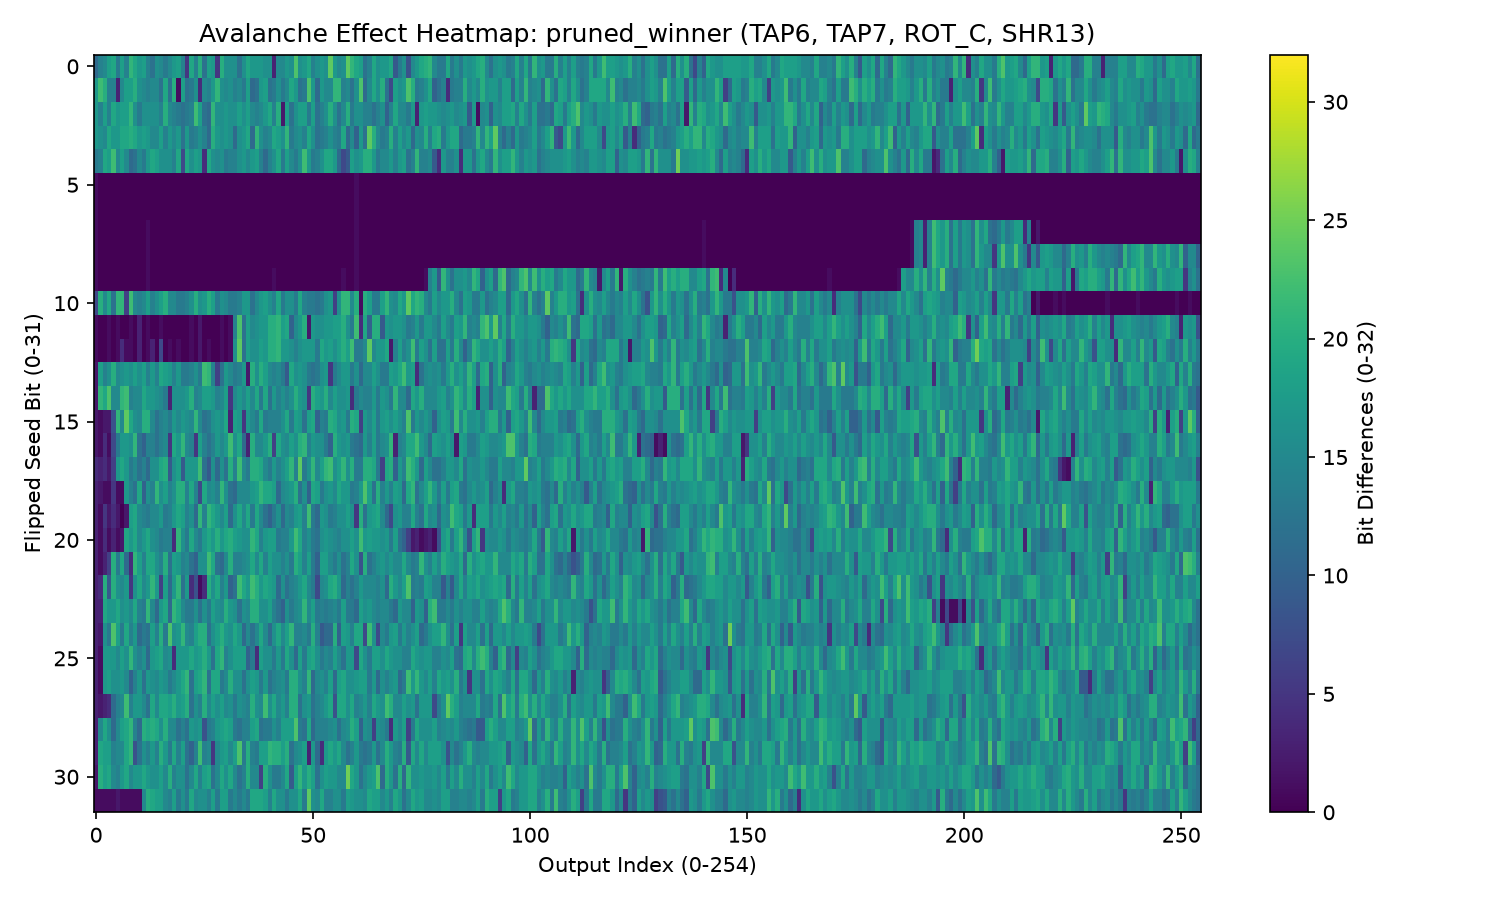

Generate this figure with Python:
"""Avalanche-effect heatmap for `pruned_winner.c`'s exact operation set
(TAP6, TAP7, ROT_C, SHR13; hash_access=sequential).

This is a fixed, retargeted port of
experiments/others/avalanche_effect_analysis.py (which has since also
been fixed in place, 2026-08-27 -- it now targets the original algorithm
correctly and has its own --cycle/--show support; this file remains
separate because it targets pruned_winner's much smaller 4-op set
instead). That script originally had three bugs, all fixed here too:

  1. It targeted the full ALL_OPS algorithm (8-tap `o` loop, SHL9/SHR18/
     SHL14/MULT_REDUCE, etc.), not pruned_winner's much smaller 4-op set.
     `pruned_winner_capture()` below implements pruned_winner.c's exact
     `ra_permutation_cycle` formula instead:
         o = (M[(i+6)&0xFF]<<6) ^ (M[(i+7)&0xFF]<<7)
         a = (b^o) ^ (cons+a)
         b = (cons+a) ^ (o+d)
         c = rot32((b>>13)^a, b)
         d = c & 0xFF
     (Verified by hand-tracing pruned_prng.py's generic `permutation_cycle`
     with cand.ops == {TAP6,TAP7,ROT_C,SHR13}: every term gated by an
     inactive flag -- ROT_A, ROT_B, SHL9, SHR18, SHL14, MULT_REDUCE --
     reduces to the identity/zero, collapsing exactly to the formula
     above.)
  2. Seed-flip bug: the original wrote `seed = 0 ^ (1 << bit + 1)`, which
     due to operator precedence (`+` binds tighter than `<<`) evaluates to
     `1 << (bit+1)` -- never actually XORs a flipped bit against the
     baseline seed. Fixed to `base_seed ^ (1 << bit)`, matching
     quality_gate.py's `avalanche_gate()`.
  3. `c`/`d` conflation: the original reused a single `c` variable for
     both the raw per-step output and the derived rotation-amount `d`,
     silently corrupting the `o + c<<14` term on the next iteration. Not
     applicable to pruned_winner's formula (SHL14 is inactive, so that
     term is always 0 regardless), but the root bug is documented here
     since it's what made the ancestor script wrong for the full
     algorithm.

The L[i]/L[d] swap is included for structural correctness even though it
has no effect on the captured `c` sequence for a single reseed-free cycle
(`o` depends only on `M`, never `L`) -- it DOES matter once `--cycle`
crosses a reseed boundary (see below), since `ra_reseed` folds `L` into
`M`.

By default (`--cycle 1`) this reproduces the original script's behavior:
one 255-step cycle, no reseed, cross-checked against
quality_gate.py's `avalanche_gate()` (the correct, already-validated
successor of the old script). `--cycle N` (N > 1) instead runs N-1
reseeds first (via `pruned_winner_reseed()`, `pruned_winner.c`'s exact
`ra_reseed`/`ra_hash`) and compares cycle 1's heatmap against cycle N's,
side by side -- does the avalanche effect from a single seed-bit flip
survive N-1 rounds of reseeding, strengthen, or wash out? Every cycle
analyzed is independently cross-checked against pruned_prng.py's
already-validated `stream()` generator (same Candidate) before being
trusted; both must agree exactly.
"""

from __future__ import annotations

import argparse
import os
from pathlib import Path

import matplotlib

# Force the non-GUI Agg backend only when there's no display to draw a
# window on (e.g. this script run automatically, no DISPLAY set). When a
# display is available -- as in an interactive terminal -- let matplotlib
# pick its normal GUI backend so `--show` can pop up a window, matching
# experiments/others/avalanche_effect_analysis.py's original plt.show()
# behavior.
if not os.environ.get("DISPLAY"):
    matplotlib.use("Agg")
import matplotlib.pyplot as plt  # noqa: E402
import numpy as np  # noqa: E402

from pruned_prng import Candidate, HASH_ACCESS_SEQUENTIAL, stream  # noqa: E402
from quality_gate import avalanche_gate  # noqa: E402

MASK = 0xFFFFFFFF
BASE_SEED = 1
CAND = Candidate(
    ops=frozenset({"TAP6", "TAP7", "ROT_C", "SHR13"}),
    hash_access=HASH_ACCESS_SEQUENTIAL,
)


def rot32(n: int, r: int) -> int:
    r &= 31
    n &= MASK
    return ((n << r) | (n >> (32 - r))) & MASK


def pruned_winner_reseed(M: list[int], L: list[int]) -> int:
    """Mirrors ra_reseed()/ra_hash() in pruned_winner.c exactly
    (HASH_ACCESS_SEQUENTIAL, HASH_DEPTH=32, no HASH_SELFIDX)."""
    for i in range(256):
        M[i] ^= L[i]
    new_cons = 0
    for e in range(8):
        base = e * 32
        h = 0
        for j in range(32):
            h ^= M[base + j]
        new_cons ^= (h << e) & MASK
    return new_cons & MASK


def pruned_winner_capture(seed: int, cycle: int = 1) -> list[int]:
    """Cycle `cycle`'s (1-indexed) 255-step permutation-cycle output.
    cycle=1 is the first cycle, no prior reseed (matches the original
    script's single-cycle behavior); cycle=N runs N-1 reseeds first.
    Mirrors ra_core's outer loop + ra_permutation_cycle/ra_reseed in
    pruned_winner.c."""
    if cycle < 1:
        raise ValueError("cycle must be >= 1")

    M = [0] * 256
    L = [0] * 256
    for i in range(256):
        M[i] = (i * 0x06A0DD9B + 0x06A0DD9B) & MASK
        L[i] = (i * 0x9E3779B7 + 0x9E3779B7) & MASK

    cons = seed
    target_outputs = None
    for it in range(cycle):
        a, b, d = cons, it & MASK, 0
        cycle_outputs = []
        for i in range(255, 0, -1):
            o = ((M[(i + 6) & 0xFF] << 6) ^ (M[(i + 7) & 0xFF] << 7)) & MASK
            a = ((b ^ o) ^ ((cons + a) & MASK)) & MASK
            b = (((cons + a) & MASK) ^ ((o + d) & MASK)) & MASK
            c = rot32((b >> 13) ^ a, b)
            cycle_outputs.append(c)
            d = c & 0xFF
            L[i], L[d] = L[d], L[i]
        if it == cycle - 1:
            target_outputs = cycle_outputs
        cons = pruned_winner_reseed(M, L)
    return target_outputs


def stream_capture(seed: int, cycle: int) -> list[int]:
    """Same target cycle as pruned_winner_capture(), but derived from
    pruned_prng.py's already-validated, generic `stream()` generator --
    an independent implementation used purely as a cross-check."""
    all_values = list(stream(seed, cycle, CAND))
    return all_values[(cycle - 1) * 255:cycle * 255]


def compute_avalanche_matrix(capture_fn, base_seed: int = BASE_SEED):
    baseline = capture_fn(base_seed)
    n = len(baseline)
    matrix = np.zeros((32, n), dtype=int)
    for bit in range(32):
        flipped_seed = (base_seed ^ (1 << bit)) & MASK
        mutated = capture_fn(flipped_seed)
        for i in range(n):
            matrix[bit, i] = bin(baseline[i] ^ mutated[i]).count("1")
    return matrix, matrix.mean() / 32.0


def analyze_cycle(cycle: int):
    """Compute the avalanche matrix/fraction for one cycle, cross-checked
    against pruned_prng.py's stream() -- raises if they disagree."""
    hand_matrix, hand_fraction = compute_avalanche_matrix(
        lambda seed: pruned_winner_capture(seed, cycle)
    )
    _, stream_fraction = compute_avalanche_matrix(
        lambda seed: stream_capture(seed, cycle)
    )
    if hand_fraction != stream_fraction:
        raise SystemExit(
            f"Cross-check FAILED at cycle {cycle}: hand-rolled capture vs. "
            f"pruned_prng.py's stream() disagree -- "
            f"{hand_fraction!r} != {stream_fraction!r}. A bug remains."
        )
    return hand_matrix, hand_fraction


def plot_single(matrix, fraction: int, out_png: Path) -> None:
    plt.figure(figsize=(10, 6))
    plt.imshow(matrix, aspect="auto", vmin=0, vmax=32)
    plt.xlabel("Output Index (0-254)")
    plt.ylabel("Flipped Seed Bit (0-31)")
    plt.title("Avalanche Effect Heatmap: pruned_winner (TAP6, TAP7, ROT_C, SHR13)")
    plt.colorbar(label="Bit Differences (0-32)")
    plt.tight_layout()
    plt.savefig(out_png, dpi=150)
    print(f"Saved heatmap to {out_png}")


def plot_comparison(matrix1, fraction1, matrixN, fractionN, cycle: int, out_png: Path) -> None:
    fig, axes = plt.subplots(1, 2, figsize=(18, 6), sharey=True)
    for ax, matrix, title in (
        (axes[0], matrix1, f"Cycle 1 (initial state)\navalanche fraction = {fraction1:.6f}"),
        (axes[1], matrixN, f"Cycle {cycle}\navalanche fraction = {fractionN:.6f}"),
    ):
        im = ax.imshow(matrix, aspect="auto", vmin=0, vmax=32)
        ax.set_xlabel("Output Index (0-254)")
        ax.set_title(title)
    axes[0].set_ylabel("Flipped Seed Bit (0-31)")
    fig.colorbar(im, ax=axes, label="Bit Differences (0-32)", shrink=0.85)
    fig.suptitle(
        "Avalanche Effect: pruned_winner (TAP6, TAP7, ROT_C, SHR13) "
        f"-- cycle 1 vs. cycle {cycle}"
    )
    plt.savefig(out_png, dpi=150)
    print(f"Saved comparison heatmap to {out_png}")


def main() -> None:
    parser = argparse.ArgumentParser(description=__doc__)
    parser.add_argument(
        "--cycle", type=int, default=1, metavar="N",
        help="Compare cycle 1 (initial state) against cycle N (N-1 "
             "reseeds first). Default 1 = original single-cycle "
             "behavior, no comparison panel.",
    )
    parser.add_argument(
        "--show", action="store_true",
        help="Also pop up an interactive window (needs a display), "
             "matching the original avalanche_effect_analysis.py's "
             "plt.show(). Off by default so automated/headless runs "
             "never block waiting for a window to be closed.",
    )
    args = parser.parse_args()
    if args.cycle < 1:
        parser.error("--cycle must be >= 1")

    if args.cycle == 1:
        matrix, fraction = analyze_cycle(1)

        gate_result = avalanche_gate(CAND, base_seed=BASE_SEED)
        gate_fraction = gate_result["overall_mean_hamming_fraction"]
        print(f"Heatmap-derived avalanche fraction: {fraction:.6f}")
        print(f"avalanche_gate() avalanche fraction: {gate_fraction:.6f}")
        if fraction != gate_fraction:
            raise SystemExit(
                "Cross-check FAILED: heatmap and avalanche_gate() disagree "
                f"-- {fraction!r} != {gate_fraction!r}. A bug remains."
            )
        print("Cross-check MATCH: heatmap and avalanche_gate() agree exactly.")

        out_png = Path(__file__).parent / "avalanche_heatmap_pruned_winner.png"
        plot_single(matrix, fraction, out_png)
    else:
        matrix1, fraction1 = analyze_cycle(1)
        matrixN, fractionN = analyze_cycle(args.cycle)

        # Cycle 1 also gets the avalanche_gate() cross-check, since that
        # function only ever evaluates cycle 1.
        gate_result = avalanche_gate(CAND, base_seed=BASE_SEED)
        gate_fraction = gate_result["overall_mean_hamming_fraction"]
        if fraction1 != gate_fraction:
            raise SystemExit(
                "Cross-check FAILED: cycle-1 heatmap and avalanche_gate() "
                f"disagree -- {fraction1!r} != {gate_fraction!r}."
            )

        print(f"Cycle 1 (initial state) avalanche fraction: {fraction1:.6f}")
        print(f"Cycle {args.cycle} avalanche fraction:            {fractionN:.6f}")
        print(f"Delta (cycle {args.cycle} - cycle 1):             {fractionN - fraction1:+.6f}")
        print("Cross-check MATCH: both cycles agree exactly with independent "
              "stream()-based computation (and cycle 1 with avalanche_gate()).")

        out_png = (
            Path(__file__).parent
            / f"avalanche_heatmap_pruned_winner_cycle1_vs_cycle{args.cycle}.png"
        )
        plot_comparison(matrix1, fraction1, matrixN, fractionN, args.cycle, out_png)

    if args.show:
        plt.show()


if __name__ == "__main__":
    main()
